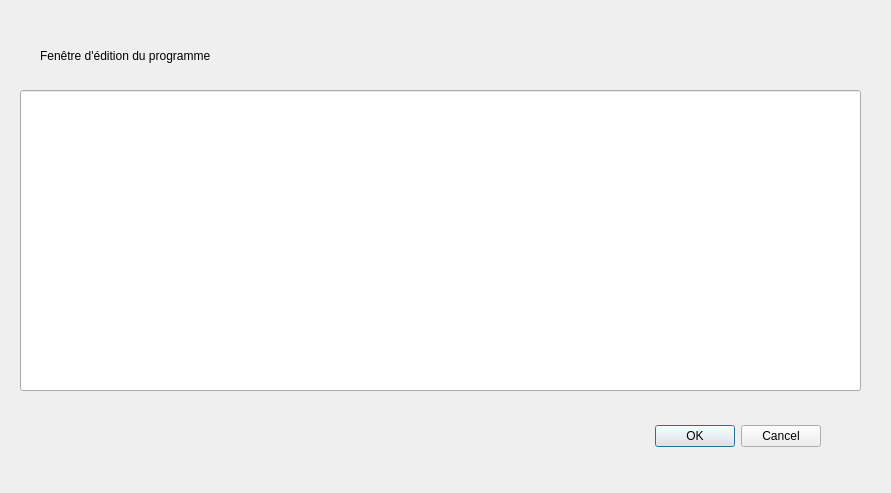
<?xml version="1.0" encoding="UTF-8"?>
<ui version="4.0">
 <class>Dialog</class>
 <widget class="QDialog" name="Dialog">
  <property name="geometry">
   <rect>
    <x>0</x>
    <y>0</y>
    <width>891</width>
    <height>493</height>
   </rect>
  </property>
  <property name="windowTitle">
   <string>Dialog</string>
  </property>
  <widget class="QDialogButtonBox" name="buttonBox">
   <property name="geometry">
    <rect>
     <x>480</x>
     <y>420</y>
     <width>341</width>
     <height>32</height>
    </rect>
   </property>
   <property name="orientation">
    <enum>Qt::Horizontal</enum>
   </property>
   <property name="standardButtons">
    <set>QDialogButtonBox::Cancel|QDialogButtonBox::Ok</set>
   </property>
  </widget>
  <widget class="QLineEdit" name="lineEdit">
   <property name="geometry">
    <rect>
     <x>20</x>
     <y>90</y>
     <width>841</width>
     <height>301</height>
    </rect>
   </property>
  </widget>
  <widget class="QLabel" name="label">
   <property name="geometry">
    <rect>
     <x>40</x>
     <y>40</y>
     <width>301</width>
     <height>31</height>
    </rect>
   </property>
   <property name="text">
    <string>Fenêtre d'édition du programme</string>
   </property>
  </widget>
 </widget>
 <resources/>
 <connections>
  <connection>
   <sender>buttonBox</sender>
   <signal>accepted()</signal>
   <receiver>Dialog</receiver>
   <slot>accept()</slot>
   <hints>
    <hint type="sourcelabel">
     <x>248</x>
     <y>254</y>
    </hint>
    <hint type="destinationlabel">
     <x>157</x>
     <y>274</y>
    </hint>
   </hints>
  </connection>
  <connection>
   <sender>buttonBox</sender>
   <signal>rejected()</signal>
   <receiver>Dialog</receiver>
   <slot>reject()</slot>
   <hints>
    <hint type="sourcelabel">
     <x>316</x>
     <y>260</y>
    </hint>
    <hint type="destinationlabel">
     <x>286</x>
     <y>274</y>
    </hint>
   </hints>
  </connection>
 </connections>
</ui>
